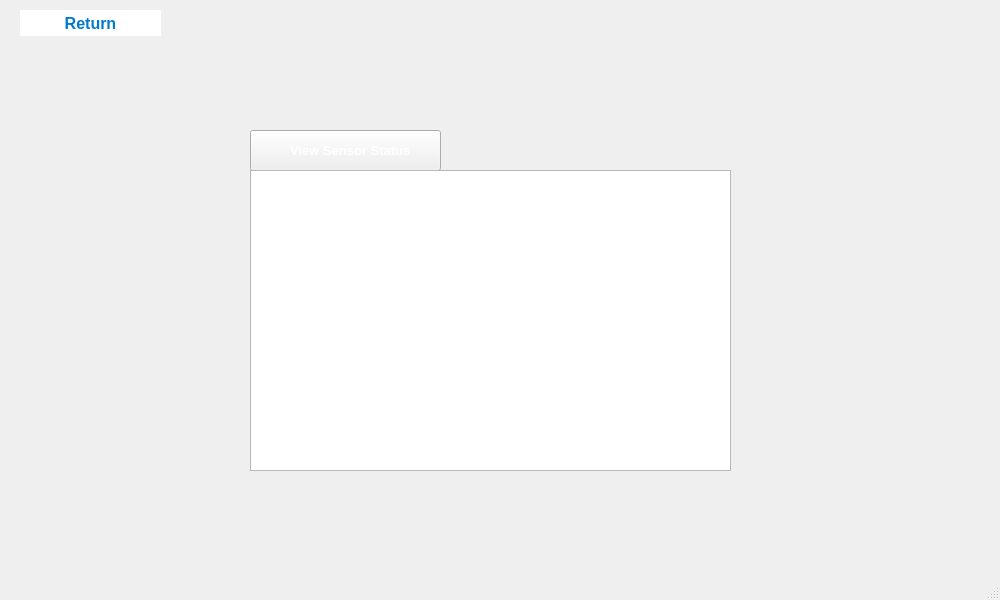
<?xml version="1.0" encoding="UTF-8"?>
<ui version="4.0">
 <class>ViewNode</class>
 <widget class="QMainWindow" name="ViewNode">
  <property name="geometry">
   <rect>
    <x>0</x>
    <y>0</y>
    <width>1000</width>
    <height>600</height>
   </rect>
  </property>
  <property name="windowTitle">
   <string>MainWindow</string>
  </property>
  <widget class="QWidget" name="centralwidget">
   <widget class="QPushButton" name="pushButton1_2">
    <property name="geometry">
     <rect>
      <x>20</x>
      <y>10</y>
      <width>141</width>
      <height>26</height>
     </rect>
    </property>
    <property name="font">
     <font>
      <pointsize>-1</pointsize>
      <bold>true</bold>
     </font>
    </property>
    <property name="styleSheet">
     <string notr="true">    QPushButton {
        background-color: white;
        color: #007ACC; /* Text color */
        border-radius: 25px; /* Rounded corners */
        font-weight: bold;
        font-size: 16px;
    }
    QPushButton:hover {
        background-color: #E0E0E0; /* Hover effect */
        box-shadow: 0px 4px 8px rgba(0, 0, 0, 0.2);
    }
    QPushButton:pressed {
        background-color: #B0B0B0; /* Click effect */
    }</string>
    </property>
    <property name="text">
     <string>Return</string>
    </property>
   </widget>
   <widget class="QLabel" name="label_13">
    <property name="geometry">
     <rect>
      <x>290</x>
      <y>140</y>
      <width>141</width>
      <height>20</height>
     </rect>
    </property>
    <property name="font">
     <font>
      <pointsize>10</pointsize>
      <bold>true</bold>
     </font>
    </property>
    <property name="styleSheet">
     <string notr="true">color: white;</string>
    </property>
    <property name="text">
     <string>View Sensor Status</string>
    </property>
   </widget>
   <widget class="QTextEdit" name="textEdit">
    <property name="geometry">
     <rect>
      <x>250</x>
      <y>170</y>
      <width>481</width>
      <height>301</height>
     </rect>
    </property>
   </widget>
   <widget class="QPushButton" name="backupbtn">
    <property name="geometry">
     <rect>
      <x>250</x>
      <y>130</y>
      <width>191</width>
      <height>41</height>
     </rect>
    </property>
    <property name="styleSheet">
     <string notr="true">background-color: #32383D;
                                  color: white;
                                  }
                                  QPushButton:pressed {
                                  background-color: rgba(255, 255, 255, 0.2);</string>
    </property>
    <property name="text">
     <string/>
    </property>
   </widget>
   <zorder>backupbtn</zorder>
   <zorder>pushButton1_2</zorder>
   <zorder>label_13</zorder>
   <zorder>textEdit</zorder>
  </widget>
  <widget class="QMenuBar" name="menubar">
   <property name="geometry">
    <rect>
     <x>0</x>
     <y>0</y>
     <width>1000</width>
     <height>22</height>
    </rect>
   </property>
  </widget>
  <widget class="QStatusBar" name="statusbar"/>
 </widget>
 <resources/>
 <connections/>
</ui>
